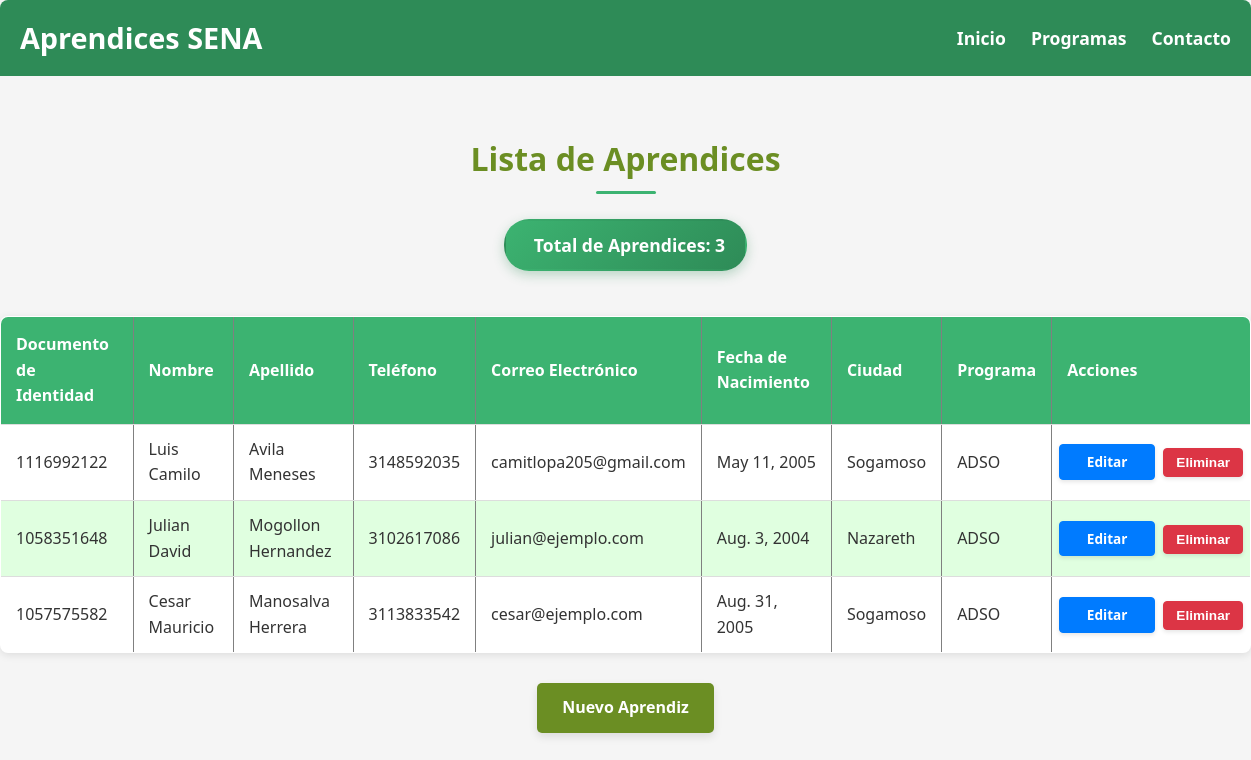
/aprendices, run on an earlier commit of the app's database.
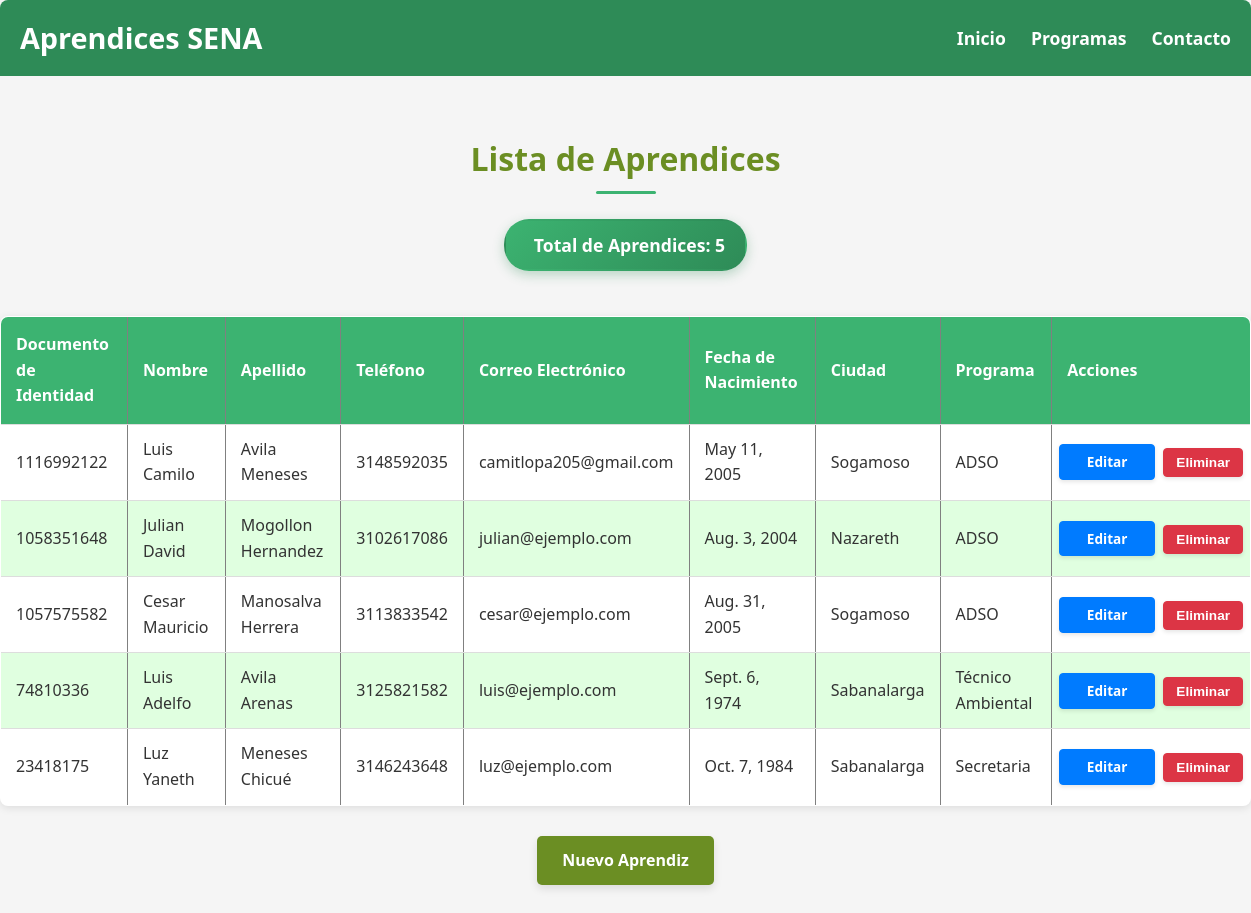
And on a later commit of the database.
### aprendices/models.py (models this page shows)
class Aprendiz (models.Model):
    documento_identidad = models.CharField(max_length=20, unique=True)
    nombre = models.CharField(max_length=100)
    apellido = models.CharField(max_length=100)
    telefono = models.CharField(max_length=15)
    correo = models.EmailField(max_length=254, null=True)
    fecha_nacimiento = models.DateField()
    ciudad = models.CharField(max_length=100, null=True)
    programa = models.CharField(max_length=100)

### aprendices/views.py (the view)
# urls.py: path("aprendices", views.aprendices, name="aprendices"),
def aprendices (request):
    lista_aprendices = Aprendiz.objects.all().values()
    template = loader.get_template('lista_aprendices.html')
    context = {
        'lista_aprendices': lista_aprendices,
        'total_aprendices': lista_aprendices.count(),
    }
    return HttpResponse(template.render(context, request))

### aprendices/templates/lista_aprendices.html (shortened to what this page needs)
{% extends "base.html" %}
{% block content %}
    <div class="contenido_la">
        <nav class="navla">
            <div class="t1">
                <h1>Aprendices SENA</h1>
            </div>
            <div class="navegacion">
                <ul>
                    <li><a href="{% url 'inicio' %}">Inicio</a></li>
                    <li><a href="{% url 'aprendices' %}">Programas</a></li>
                    <li><a href="{% url 'aprendices' %}">Contacto</a></li>
                </ul>
            </div>
        </nav>
        <section class="sectionla">
            {% if lista_aprendices %}
                <h2>Lista de Aprendices</h2>
                    <span class="total-aprendices">
                            Total de Aprendices: {{ total_aprendices }}
                    </span>
            <table border="1">
                <thead>
                    <tr>
                        <th>Documento de Identidad</th>
                        <th>Nombre</th>
                        <th>Apellido</th>
                        <th>Teléfono</th>
                        <th>Correo Electrónico</th>
                        <th>Fecha de Nacimiento</th>
                        <th>Ciudad</th>
                        <th>Programa</th>
                        <th>Acciones</th>
                    </tr>
                </thead>
                <tbody>
                    {% for aprendiz in lista_aprendices %}
                        <tr>
                            <td>{{ aprendiz.documento_identidad }}</td>
                            <td>{{ aprendiz.nombre }}</td>
                            <td>{{ aprendiz.apellido }}</td>
                            <td>{{ aprendiz.telefono }}</td>
                            <td>{{ aprendiz.correo }}</td>
                            <td>{{ aprendiz.fecha_nacimiento }}</td>
                            <td>{{ aprendiz.ciudad }}</td>
                            <td>{{ aprendiz.programa }}</td>
                            <td class="acciones-cell">
                                <a href="{% url 'admin:aprendices_aprendiz_change' aprendiz.id %}" class="btn_editA">Editar</a>
                                    <form action="{% url 'admin:aprendices_aprendiz_delete' aprendiz.id %}" method="post" class="acciones-form">
                                        <button type="submit" class="btn_deleteA">Eliminar</button>
                                    </form>
                            </td>
                        </tr>
                    {% endfor %}
                </tbody>
            </table>
        <a href="{% url 'admin:aprendices_aprendiz_add' %}" class="btn_saveA">
            Nuevo Aprendiz
        </a>
    </section>
</div>
{%endif%}
{% endblock%}

### aprendices/templates/base.html (shortened to what this page needs)
<!DOCTYPE html>
<html lang="es">
    <head>
                    {% load static %}
                        <link rel="stylesheet" href="{% static 'css/styles.css' %}">
    </head>
    <body>
        {% block content %}
            {% endblock  %}
    </body>
</html>

### aprendices/static/css/styles.css (style rules this page uses)
:root { --dark-green: #2E8B57; --medium-green: #3CB371; --light-green: #90EE90; --accent-green: #6B8E23; --text-color: #333; --white-color: #ffffff; --border-color: #ddd; --hover-color: #E0FFE0; --light-grey: #f5f5f5; }
body { font-family: 'Segoe UI', Tahoma, Geneva, Verdana, sans-serif; line-height: 1.6; margin: 0; padding: 0; background-color: var(--light-grey); color: var(--text-color); display: flex; flex-direction: column; min-height: 100vh; }
.navla { background-color: var(--dark-green); color: var(--white-color); padding: 15px 20px; display: flex; justify-content: space-between; align-items: center; border-radius: 8px 8px 0 0; flex-wrap: wrap; }
.navla .t1 h1 { margin: 0; font-size: 1.8em; color: var(--white-color); }
.navla .navegacion ul { list-style: none; margin: 0; padding: 0; display: flex; flex-wrap: wrap; justify-content: center; }
.navla .navegacion ul li { margin-left: 25px; }
.navla .navegacion ul li a { color: var(--white-color); text-decoration: none; font-weight: bold; font-size: 1.1em; padding: 5px 0; transition: color 0.3s ease; }
.sectionla { padding: 30px 0; text-align: center; }
.sectionla h2 { color: var(--accent-green); margin-bottom: 25px; font-size: 2em; position: relative; padding-bottom: 10px; }
.sectionla h2::after { content: ''; position: absolute; left: 50%; bottom: 0; transform: translateX(-50%); width: 60px; height: 3px; background-color: var(--medium-green); border-radius: 2px; }
table { width: 100%; border-collapse: collapse; margin-top: 20px; box-shadow: 0 2px 8px rgba(0, 0, 0, 0.1); background-color: var(--white-color); border-radius: 8px; overflow: hidden; }
table thead { background-color: var(--medium-green); color: var(--white-color); }
table th { padding: 15px; text-align: left; font-weight: bold; border-bottom: 1px solid var(--border-color); }
table td { padding: 12px 15px; text-align: left; border-bottom: 1px solid var(--border-color); color: var(--text-color); }
table tbody tr:nth-child(even) { background-color: var(--hover-color); }
.btn_saveA { display: inline-block; background-color: var(--accent-green); color: var(--white-color); padding: 12px 25px; border-radius: 5px; text-decoration: none; font-weight: bold; margin-top: 30px; transition: background-color 0.3s ease, transform 0.2s ease; box-shadow: 0 4px 8px rgba(0, 0, 0, 0.1); }
.total-aprendices { display: inline-block; background: linear-gradient(135deg, var(--medium-green), var(--dark-green)); color: var(--white-color); padding: 10px 20px; border-radius: 25px; font-weight: bold; font-size: 1.1em; margin-bottom: 25px; box-shadow: 0 4px 12px rgba(46, 139, 87, 0.3); border: 2px solid transparent; transition: all 0.3s ease; }
.acciones-cell { text-align: center; padding: 8px 5px; white-space: nowrap; }
.btn_editA, .btn_deleteA { display: inline-block; padding: 6px 12px; border-radius: 4px; text-decoration: none; font-weight: bold; font-size: 0.85em; margin: 2px; transition: all 0.3s ease; border: none; cursor: pointer; box-shadow: 0 2px 4px rgba(0, 0, 0, 0.1); min-width: 70px; text-align: center; }
.btn_editA { background-color: #007bff; color: var(--white-color); border: 1px solid #007bff; }
.btn_deleteA { background-color: #dc3545; color: var(--white-color); border: 1px solid #dc3545; }
.acciones-form { display: inline-block; margin: 0; }

What changed in the data, as far as the page shows it:
added Aprendiz: documento_identidad "74810336", nombre "Luis Adelfo", apellido "Avila Arenas", telefono "3125821582", correo "luis@ejemplo.com", fecha_nacimiento "Sept. 6, 1974", ciudad "Sabanalarga", programa "Técnico Ambiental"
added Aprendiz: documento_identidad "23418175", nombre "Luz Yaneth", apellido "Meneses Chicué", telefono "3146243648", correo "luz@ejemplo.com", fecha_nacimiento "Oct. 7, 1984", ciudad "Sabanalarga", programa "Secretaria"
Also different on the page:
{{ total_aprendices }}: "3" → "5"
